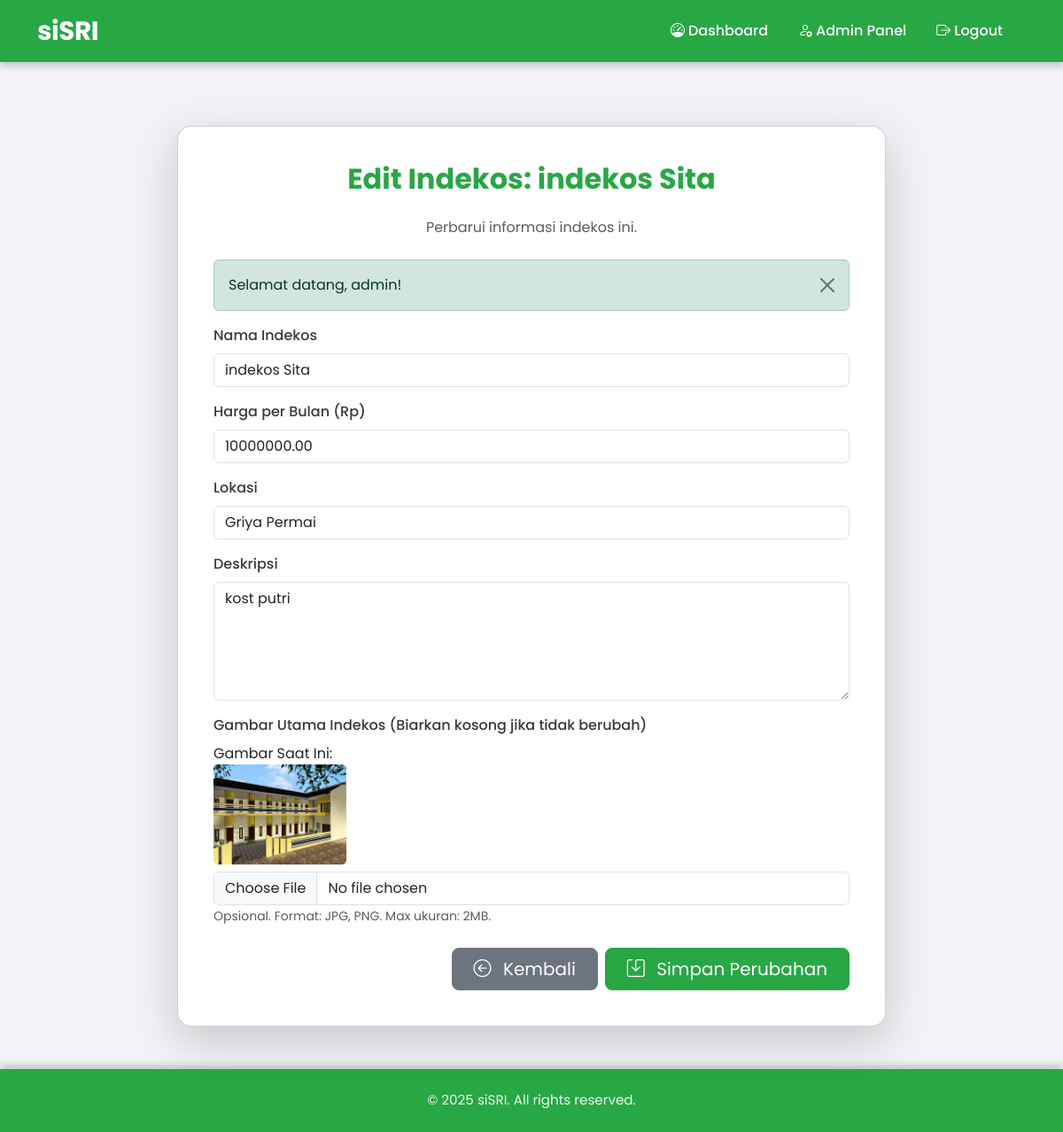
/views/rooms/edit_form.php?id=1 (signed in), run on the app's committed database.
### tables this page shows
CREATE TABLE `indekos` (
  `id` int NOT NULL,
  `nama` varchar(255) NOT NULL,
  `harga` decimal(10,2) NOT NULL,
  `lokasi` varchar(255) NOT NULL,
  `deskripsi` text,
  `gambar` varchar(255) DEFAULT NULL,
  `created_at` timestamp NULL DEFAULT CURRENT_TIMESTAMP,
  `updated_at` timestamp NULL DEFAULT CURRENT_TIMESTAMP ON UPDATE CURRENT_TIMESTAMP
);

### config/session.php (called while the page is built, shortened)
<?php
function getFlashMessage() {
    if (isset($_SESSION['flash_message'])) {
        $message = [
            'message' => $_SESSION['flash_message'],
            'type' => $_SESSION['flash_type'] ?? 'info'
        ];
        return $message;
    }
    return null;
}
?>

### views/rooms/edit_form.php (the view, shortened to what this page needs)
<?php
require_once __DIR__ . '/../../config/session.php';
require_once __DIR__ . '/../../includes/header.php';
$message = getFlashMessage();
$id = $_GET['id'];
$query = "SELECT * FROM indekos WHERE id = :id";
$stmt = $pdo->prepare($query);
$stmt->execute([':id' => $id]);
$formData = $stmt->fetch();
?>
<div class="container py-5">
    <div class="card shadow-lg p-4" style="max-width: 800px; margin: auto; border-radius: 1rem;">
        <div class="card-body">
            <h2 class="card-title text-center mb-4 fw-bold text-success">Edit Indekos: <?= htmlspecialchars($formData['nama'] ?? 'ID ' . ($_GET['id'] ?? '')) ?></h2>
            <p class="text-center text-muted mb-4">Perbarui informasi indekos ini.</p>
            <?php if ($message): ?>
                <div class="alert alert-<?= $message['type'] ?> alert-dismissible fade show" role="alert">
                    <?= htmlspecialchars($message['message']) ?>
                    <button type="button" class="btn-close" data-bs-dismiss="alert" aria-label="Close"></button>
                </div>
            <?php endif; ?>
            <form action="/sisri/views/rooms/update_room.php" method="POST" enctype="multipart/form-data">
                <div class="mb-3">
                    <label for="name" class="form-label">Nama Indekos</label>
                    <input type="text" class="form-control" id="name" name="name" placeholder="Contoh: Indekos Bahagia Putri" value="<?= htmlspecialchars($formData['nama'] ?? '') ?>" required>
                </div>
                <div class="mb-3">
                    <label for="price" class="form-label">Harga per Bulan (Rp)</label>
                    <input type="number" class="form-control" id="price" name="price" placeholder="Contoh: 750000" min="0" value="<?= htmlspecialchars($formData['harga'] ?? '') ?>" required>
                </div>
                <div class="mb-3">
                    <label for="location" class="form-label">Lokasi</label>
                    <input type="text" class="form-control" id="location" name="location" placeholder="Contoh: Jalan Pahlawan No. 10, Bandar Lampung" value="<?= htmlspecialchars($formData['lokasi'] ?? '') ?>" required>
                </div>
                <div class="mb-3">
                    <label for="description" class="form-label">Deskripsi</label>
                    <textarea class="form-control" id="description" name="description" rows="5" placeholder="Deskripsi lengkap indekos, fasilitas, dan keunggulan." required><?= htmlspecialchars($formData['deskripsi'] ?? '') ?></textarea>
                </div>
                <div class="mb-4">
                    <label for="image" class="form-label">Gambar Utama Indekos (Biarkan kosong jika tidak berubah)</label>
                    <?php if ($formData['gambar']): ?>
                        <div class="mb-2">
                            Gambar Saat Ini: <br><img src="/sisri/uploads/<?= htmlspecialchars($formData['gambar']) ?>" alt="Current Image" style="max-width: 150px; height: auto; border-radius: 5px;">
                        </div>
                    <?php endif; ?>
                    <input type="file" class="form-control" id="image" name="image" accept="image/*">
                    <small class="form-text text-muted">Opsional. Format: JPG, PNG. Max ukuran: 2MB.</small>
                </div>
                <div class="d-grid gap-2 d-md-flex justify-content-md-end">
                    <a href="/sisri/views/manage_rooms.php" class="btn btn-secondary btn-lg px-4"><i class="bi bi-arrow-left-circle me-2"></i> Kembali</a>
                    <button type="submit" class="btn btn-success btn-lg px-4"><i class="bi bi-save me-2"></i> Simpan Perubahan</button>
                </div>
            </form>
        </div>
    </div>
</div>
<?php require_once __DIR__ . '/../../includes/footer.php'; ?>

### includes/header.php (style rules this page uses)
body { font-family: 'Poppins', sans-serif; background-color: #f0f2f5; padding-top: 70px; }
.btn-success { background-color: #28a745; border-color: #28a745; transition: background-color 0.3s ease, border-color 0.3s ease, transform 0.2s ease; }
.text-success { color: #28a745 !important; }
.form-label { font-weight: 500; color: #343a40; }

### includes/footer.php (style rules this page uses)
html, body { height: 100%; margin: 0; display: flex; flex-direction: column; }
.container { flex: 1; }

### data on the page
indekos: nama "indekos Sita", name "indekos Sita", price "10000000.00", location "Griya Permai", description "kost putri", gambar (picture)

### other printed values
$message['message'] "Selamat datang, admin!"
